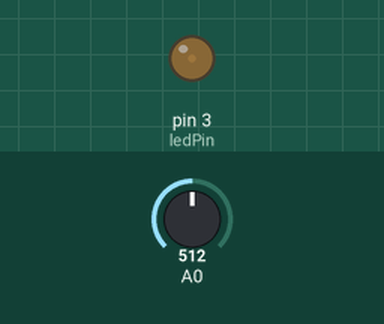
Bench run of a sketch on a simulated Arduino Uno, built with avr-gcc and run on an emulated ATmega328P. On the bench: output pins drawn as LEDs (lit = HIGH). Inputs (shaded band) come from the test bench; at power-on: A0 = 512. What the sketch prints to the serial monitor is not drawn.

Above: at 0.05 s.
At 1.55 s:
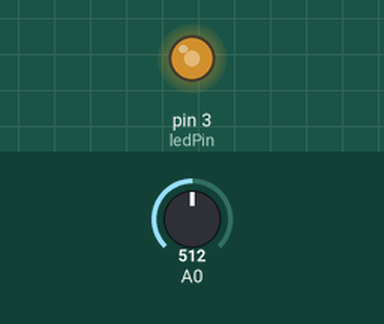
At 2.45 s:
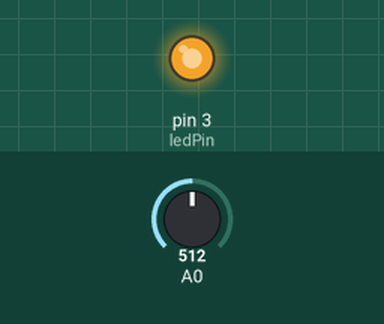
At 4.9 s:
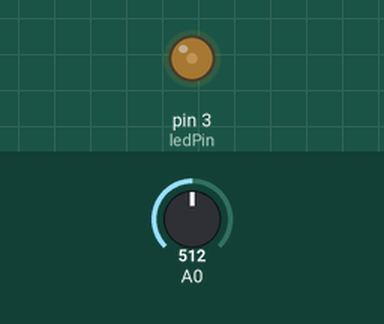
Timing chart, 0 to 7.3 s (numbered marks = the images above):
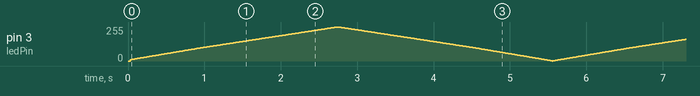

The sketch:

sketch_jul25b.ino
```cpp
// pin definitions
int ledPin = 3;

// global variables
int rampTime = 2;

void setup() {
  // setup pin modes
  pinMode(ledPin, OUTPUT);
  //initialise serial port
  Serial.begin(9600);
}

void loop() {
  // ramp LED brightness up to max
  for(int i = 0; i<256; i++)
  {
    analogWrite(ledPin, i);
    delay(rampTime);
    Serial.print(i);
    Serial.print("  ");
    float voltage = analogRead(A0);
    Serial.println(voltage/204.6);
  }

  // ramp LED brightness down to 0
  for(int i = 255; i>0; i--)
  {
    analogWrite(ledPin, i);
    delay(rampTime);
    Serial.print(i);
    Serial.print("  ");
    float voltage = analogRead(A0);
    Serial.println(voltage/204.6);
  }
}
```
